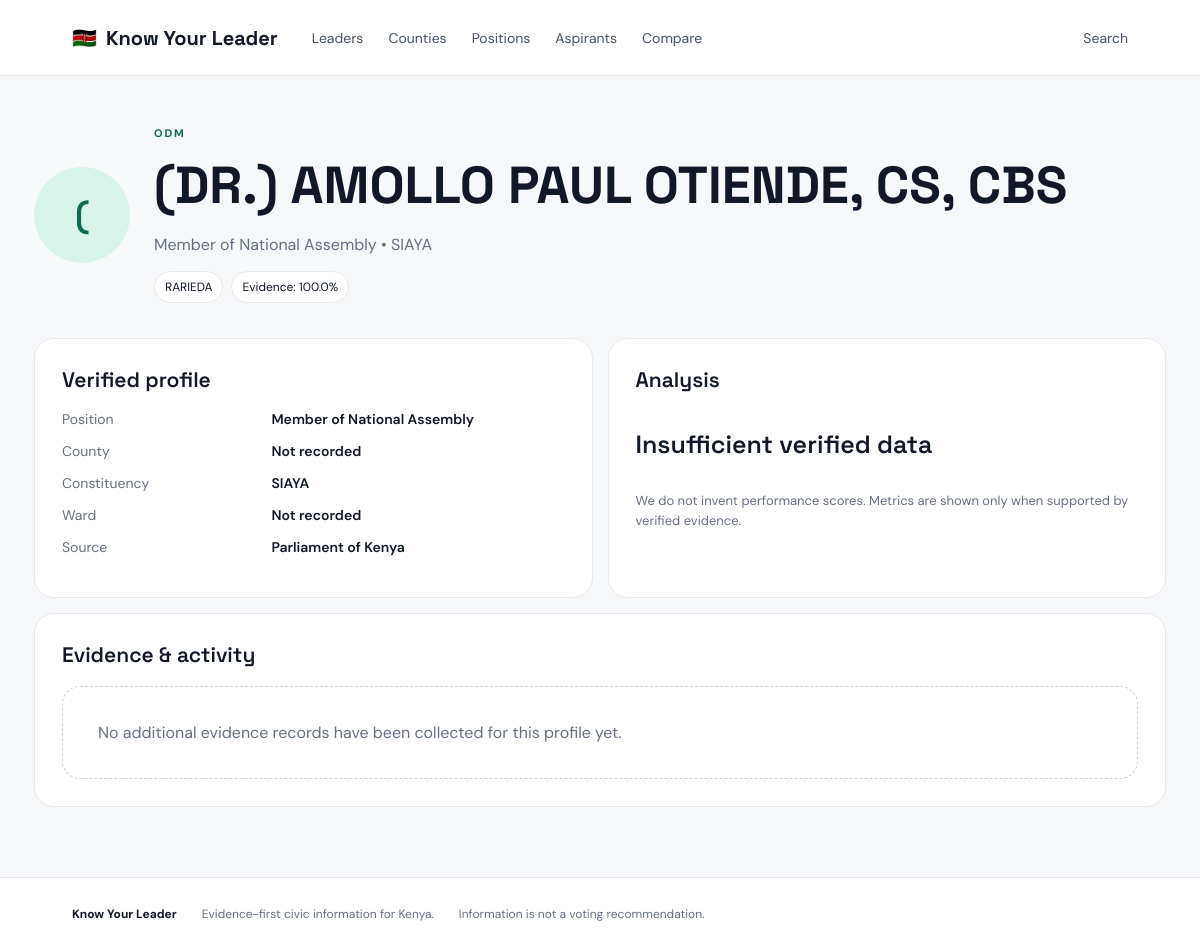
/leader/4, run on the app's committed database.
### tables this page shows
CREATE TABLE leaders (
      id INTEGER PRIMARY KEY AUTOINCREMENT,
      name TEXT NOT NULL,
      position TEXT NOT NULL,
      county TEXT DEFAULT '',
      constituency TEXT DEFAULT '',
      ward TEXT DEFAULT '',
      party TEXT DEFAULT '',
      status TEXT DEFAULT 'Current office holder',
      bio TEXT DEFAULT '',
      photo_url TEXT DEFAULT '',
      performance REAL,
      activity REAL,
      promises REAL,
      finance REAL,
      evidence REAL DEFAULT 0,
      source_url TEXT,
      source_name TEXT,
      source_updated TEXT,
      last_seen TEXT,
      UNIQUE(name, position, county, constituency, ward)
    );

### app.py (the view)
@app.route('/leader/<int:leader_id>')
def leader(leader_id):
    c=db(); l=c.execute('SELECT * FROM leaders WHERE id=?',(leader_id,)).fetchone(); ev=c.execute('SELECT * FROM evidence WHERE leader_id=? ORDER BY date DESC',(leader_id,)).fetchall(); c.close()
    if not l: return 'Leader not found',404
    d=dict(l); d['score']=score(l)
    return render_template('leader.html', leader=d, evidence=ev)

### app.py (called while the page is built)
def db():
    c = sqlite3.connect(DB_PATH)
    c.row_factory = sqlite3.Row
    return c

def score(l):
    vals = [l['performance'], l['activity'], l['promises'], l['finance']]
    vals = [float(v) for v in vals if v is not None]
    return round(sum(vals)/len(vals), 1) if vals else None

### templates/leader.html
{% extends 'base.html' %}{% block title %}{{leader.name}} — Know Your Leader{% endblock %}{% block content %}<div class="profile"><div class="profiletop"><div class="bigavatar">{{leader.name[:1]}}</div><div><div class="eyebrow">{{leader.status}}</div><h1>{{leader.name}}</h1><p>{{leader.position}}{% if leader.county %} • {{leader.county}}{% endif %}{% if leader.constituency %} • {{leader.constituency}}{% endif %}</p><div class="chips"><span>{{leader.party or 'Party not recorded'}}</span><span>Evidence: {{leader.evidence or 0}}%</span></div></div></div><div class="profilegrid"><div class="panel"><h2>Verified profile</h2><dl><dt>Position</dt><dd>{{leader.position}}</dd><dt>County</dt><dd>{{leader.county or 'Not recorded'}}</dd><dt>Constituency</dt><dd>{{leader.constituency or 'Not applicable'}}</dd><dt>Ward</dt><dd>{{leader.ward or 'Not recorded'}}</dd><dt>Source</dt><dd>{% if leader.source_url %}<a target="_blank" href="{{leader.source_url}}">{{leader.source_name}}</a>{% else %}Not recorded{% endif %}</dd></dl></div><div class="panel"><h2>Analysis</h2>{% if leader.score is not none %}<div class="score">{{leader.score}}<small>/100</small></div>{% else %}<div class="noscore">Insufficient verified data</div>{% endif %}<p class="muted">We do not invent performance scores. Metrics are shown only when supported by verified evidence.</p></div></div><div class="panel"><h2>Evidence & activity</h2>{% for e in evidence %}<div class="evidence"><div><b>{{e.title}}</b><small>{{e.source}} • {{e.date}}</small></div><a target="_blank" href="{{e.url}}">Open source →</a></div>{% else %}<div class="empty">No additional evidence records have been collected for this profile yet.</div>{% endfor %}</div></div>{% endblock %}

### static/style.css (style rules this page uses)
:root { --ink:#111827;--muted:#667085;--line:#e7e9ee;--paper:#f7f8fa;--white:#fff;--accent:#0b6b53;--accent2:#d8f3e9;--dark:#10221d }
* { box-sizing:border-box }
body { margin:0;background:var(--paper);color:var(--ink);font-family:'DM Sans',sans-serif }
a { text-decoration:none;color:inherit }
.eyebrow { font-size:11px;font-weight:700;letter-spacing:1.8px;color:var(--accent);margin-bottom:12px }
.leadercard .avatar,.bigavatar { width:52px;height:52px;border-radius:50%;background:var(--accent2);color:var(--accent);display:grid;place-items:center;font:700 21px 'Space Grotesk';flex:none }
.profile { padding-top:50px }
.profiletop { display:flex;gap:24px;align-items:center;margin-bottom:35px }
.bigavatar { width:96px;height:96px;font-size:34px }
.profiletop h1 { font:700 52px 'Space Grotesk';margin:0 }
.profiletop p { color:var(--muted) }
.chips { display:flex;gap:8px }
.chips span { background:#fff;border:1px solid var(--line);padding:7px 10px;border-radius:99px;font-size:12px }
.profilegrid,.comparegrid { display:grid;grid-template-columns:1fr 1fr;gap:15px;margin-bottom:15px }
.panel { background:#fff;border:1px solid var(--line);border-radius:20px;padding:27px }
.panel h2 { font:600 21px 'Space Grotesk';margin-top:0 }
dl { display:grid;grid-template-columns:1fr 1.5fr;gap:14px;font-size:14px }
dt { color:var(--muted) }
dd { margin:0;font-weight:600 }
.noscore { font:600 25px 'Space Grotesk';padding:18px 0 }
.muted { color:var(--muted);font-size:13px;line-height:1.5 }
.empty { background:#fff;border:1px dashed #ccd2da;padding:35px;border-radius:18px;color:var(--muted);grid-column:1/-1 }

### data on the page
leaders: name "(", status "ODM", name "(DR.) AMOLLO PAUL OTIENDE, CS, CBS", position "Member of National Assembly", constituency "SIAYA", party "RARIEDA", evidence "100.0", county "Not recorded", ward "Not recorded", source_name "Parliament of Kenya"
